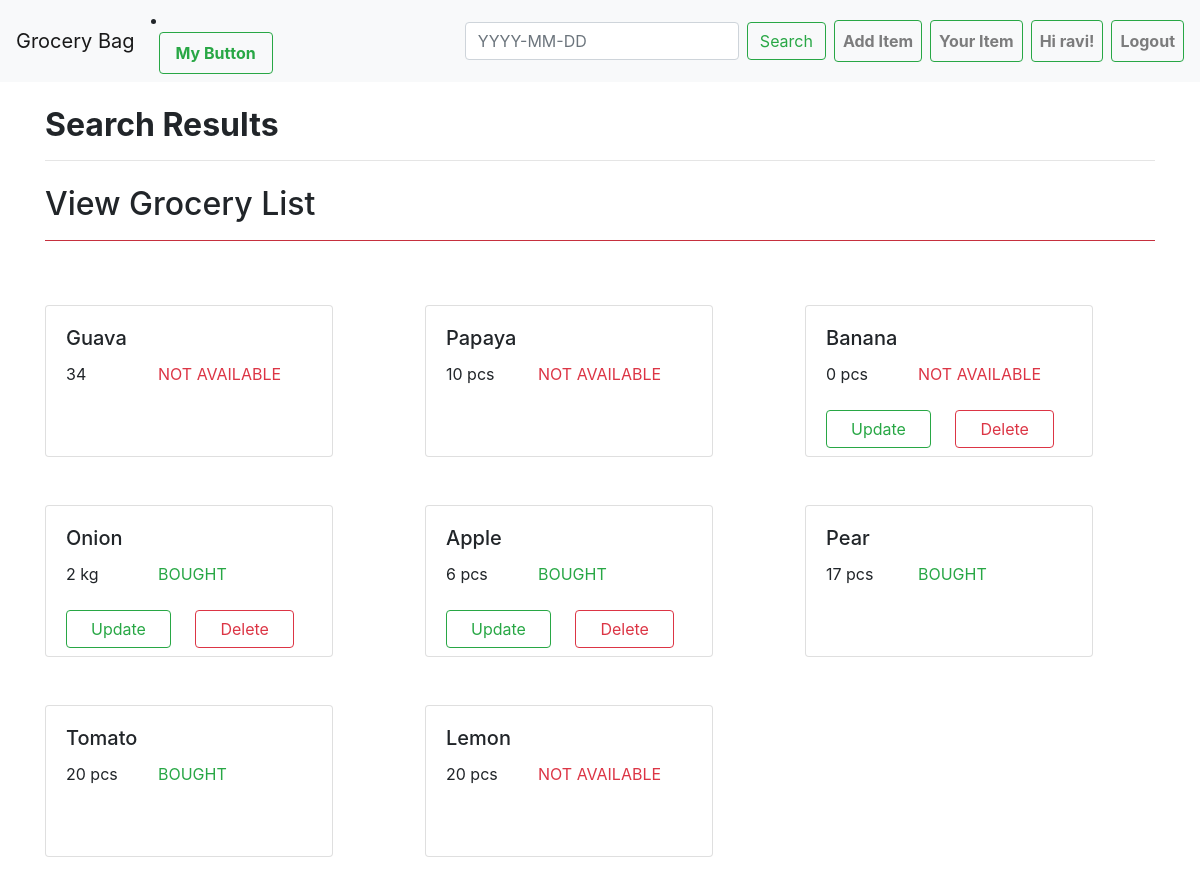
Page /search (signed in) on the committed database.
### store/models.py (models this page shows, shortened)
class Item(models.Model):
    status_choices = (
        ('BOUGHT',"BOUGHT"),
        ('NOT AVAILABLE','NOT AVAILABLE'),
        ('PENDING','PENDING'),
    )
    user = models.ForeignKey(User, on_delete = models.CASCADE, null=True, blank=True)
    name = models.CharField(max_length=25)
    quantity = models.CharField(max_length=10)
    status = models.CharField(choices = status_choices, max_length =15)
    date = models.DateField(default='YYYY-MM-DD')

### store/views.py (the view, shortened to what this page needs)
# urls.py: path('search',views.searchView),
def searchView(request):
    si = request.GET.get('si')
    if si == None:
        si = ""
        data = Item.objects.all()
        context = {'data':data,"si":si}
        return render(request, 'store/search.html', context)

### store/templates/store/search.html (shortened to what this page needs)
{% extends 'store/base.html' %}
{% load crispy_forms_tags %}
{% block content %}
<div class="container my-4">
    <h2><b>Search Results</b></h2>
    <hr>
    {% if data|length < 1 %}
    <p><b>No search results found</b></p>
    <p>Your Search -<b>{{si|truncatechars:1003}}</b> did not match any documents please put date in proper format ('YYYY-MM-DD') </p>
    suggestion:<br>
    <ul style="margin-left:1.3em;margin-bottom:2em">
        <li>Make sure that all words are spelled correctly.</li>
        <li>Try different keywords.</li>
        <li>Try more general keywords.</li>
        <li>Try fewer keywords.</li>
    </ul>
    {% else %}
    </div>
    <div class="container my-4">
    <div>
        <h2>View Grocery List</h2>
        <hr class="bg-danger">
    </div>
    <div class="row">
        {% for item in data %}
        <div class="col-md-4 mt-5">
            <div class="card" style="width: 18rem;">
                <div class="card-body" style="height: 150px;">
                    <h5 class="card-title">{{item.name}}</h5>
                    <div class="row">
                        <div class="col-4 mr-auto">{{item.quantity}}</div>
                        <div class="col-8">
                            {% if item.status == 'NOT AVAILABLE' %}
                            <span class="card-text text-justify text-danger">{{item.status}}</span>
                            {% elif item.status == 'BOUGHT' %}
                            <span class="card-text text-justify text-success">{{item.status}}</span>
                            {% else %}
                            <span class="card-text text-justify text-primary">{{item.status}}</span>
                            {% endif %}
                        </div>
                    </div>
                    {% if item.user == request.user %}
                    <a href="/updateitem/{{item.id}}" class="card-link btn btn-outline-success px-4 mt-4">Update</a>
                    <a href="/deleteitem/{{item.id}}" class="card-link btn btn-outline-danger px-4 mt-4">Delete</a>
                    {% else %}
                    {% comment %} <a href="" class="card-link btn btn-outline-success px-4 mt-4">Update</a>
                    <a href="" class="card-link btn btn-outline-danger px-4 mt-4">Delete</a> {% endcomment %}
                    {% endif %}
                </div>
            </div>
        </div>
        {% endfor %}
    {% endif %}
    </div>
</div>
{% endblock content %}

### store/templates/store/base.html (shortened to what this page needs)
<!doctype html>
<html lang="en">
<head>
    <link rel="stylesheet" href="https://maxcdn.bootstrapcdn.com/bootstrap/4.0.0/css/bootstrap.min.css"
>
</head>
<body>
    <nav class="navbar navbar-expand-lg navbar-light bg-light">
        <a class="navbar-brand" href="/">Grocery Bag</a>
         <li class="nav-item">
                    <button class="nav-link btn btn-outline-success ml-2" onclick = "alert(document.title);" href=""><b>My Button</b></button>
        </li>
        <div class="collapse navbar-collapse" id="navbarSupportedContent">
            <ul class="navbar-nav ml-auto">
                {% if request.user.is_authenticated %}
                <form class="form-inline my-2 my-lg-0" action="/search">
                    <input name="si" class="form-control mr-sm-2" type="search"
                        aria-label="Search" placeholder={% if si %}"{{si}}"{% else %}"YYYY-MM-DD"{% endif %}>
                    <button class="btn btn-outline-success my-2 my-sm-0" type="submit">Search</button>
                </form>
                <li class="nav-item">
                    <a class="nav-link btn btn-outline-success ml-2" href="/createitem"><b>Add Item</b></a>
                </li>
                <li class="nav-item">
                    <a class="nav-link btn btn-outline-success ml-2" href="/youritem"><b>Your Item</b></a>
                </li>
                <li class="nav-item">
                    <a class="nav-link btn btn-outline-success ml-2" href=""><b>Hi {{request.user}}!</b></a>
                </li>
                <li class="nav-item ">
                    <a class="nav-link btn btn-outline-success ml-2" href="/logout"><b>Logout</b></a>
                </li>
                {% endif %}
            </ul>
        </div>
    </nav>
    {% block content %}
    {% endblock content %}
</body>
</html>

### rows in the picture
Item: name "Guava", quantity "34", status "NOT AVAILABLE"
Item: name "Papaya", quantity "10 pcs", status "NOT AVAILABLE"
Item: name "Banana", quantity "0 pcs", status "NOT AVAILABLE"
Item: name "Onion", quantity "2 kg", status "BOUGHT"
Item: name "Apple", quantity "6 pcs", status "BOUGHT"
Item: name "Pear", quantity "17 pcs", status "BOUGHT"
Item: name "Tomato", quantity "20 pcs", status "BOUGHT"
Item: name "Lemon", quantity "20 pcs", status "NOT AVAILABLE"

### other values in the picture
{{ request.user }} "ravi"
